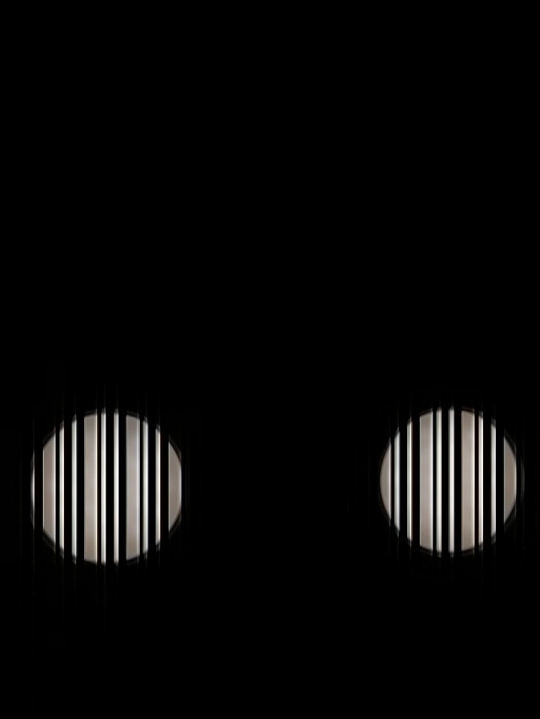
#> input picture ban_on_dinh/1. doc pixel/40cm_test1_2Led.jpeg, 1080 x 1437 px, given in place of the camera (shown at 1/2 size)
$ python ex1_3_otm_voi_2.py
#> lines starting #> are read from the running program, lines starting #| are printed output that depends on the picture; after the words box and inside, x2 and y2 are one past the last pixel; in counts of white or black regions, pixels touching at a corner belong together
### ban_on_dinh/ham_check_roi_tu_arr_6_5.py
import numpy as np
def check_roi_tu_arr(str_x, Y, top, bot):
    j = 1
    k = 0
    str_out1 = np.zeros((50, 4), dtype = int)
    str_out2 = np.zeros((50, 4), dtype = int)
    str_out3 = np.zeros((50, 4), dtype = int)
    str_out4 = np.zeros((50, 4), dtype = int)

    str_out5 = np.zeros((50, 4), dtype = int)
    str_out6 = np.zeros((50, 4), dtype = int)
    str_out7 = np.zeros((50, 4), dtype = int)
    str_out8 = np.zeros((50, 4), dtype = int)

    n = len(str_x)

    max1 = str_x[0]
    min1 = str_x[0]

    str_out1[0][0] = str_x[0]
    str_out1[0][1] = Y[0]
    str_out1[0][2] = top[0]
    str_out1[0][3] = bot[0]

    for i in range(1,n):
        if abs(str_x[i] - max1) <= 0.2 * max1 or abs(str_x[i] - min1) <= 0.2 * min1:
            str_out1[j][0] = str_x[i]
            str_out1[j][1] = Y[i]
            str_out1[j][2] = top[i]
            str_out1[j][3] = bot[i]
            j = j + 1;

            if str_x[i] > max1:
                max1 = str_x[i]
            if str_x[i] < min1:
                min1 = str_x[i]

        else:
            str_out2[k][0] = str_x[i]
            str_out2[k][1] = Y[i]
            str_out2[k][2] = top[i]
            str_out2[k][3] = bot[i]
            k = k + 1

    max2 = str_out2[0][0]
    min2 = str_out2[0][0]
    str_out3[0][0] = str_out2[0][0]
    str_out3[0][1] = str_out2[0][1]
    str_out3[0][2] = str_out2[0][2]
    str_out3[0][3] = str_out2[0][3]

    j2 = 1
    k2 = 0

    for i2 in range(1, np.size(str_out2,0)):
        if abs(str_out2[i2][0] - max2) <= 0.2 * max2 or abs(str_out2[i2][0] - min2) <= 0.2 * min2:
            str_out3[j2][0] = str_out2[i2][0]
            str_out3[j2][1] = str_out2[i2][1]
            str_out3[j2][2] = str_out2[i2][2]
            str_out3[j2][3] = str_out2[i2][3]
            j2 = j2 + 1
            if str_out2[i2][0] > max2:
                max2 = str_out2[i2][0]
            if str_out2[i2][0] < min2:
                min2 = str_out2[i2][0]
        else:
            str_out4[k2][0] = str_out2[i2][0]
            str_out4[k2][1] = str_out2[i2][1]
            str_out4[k2][2] = str_out2[i2][2]
            str_out4[k2][3] = str_out2[i2][3]
            k2 = k2 + 1

    max3 = str_out4[0][0]
    min3 = str_out4[0][0]
    str_out5[0][0] = str_out4[0][0]
    str_out5[0][1] = str_out4[0][1]
    str_out5[0][2] = str_out4[0][2]
    str_out5[0][3] = str_out4[0][3]

    j3 = 1
    k3 = 0

    for i3 in range(1, np.size(str_out4,0)):
        if abs(str_out4[i3][0] - max3) <= 0.2 * max3 or abs(str_out4[i3][0] - min3) <= 0.2 * min3:
            str_out5[j3][0] = str_out4[i3][0]
            str_out5[j3][1] = str_out4[i3][1]
            str_out5[j3][2] = str_out4[i3][2]
            str_out5[j3][3] = str_out4[i3][3]
            j3 = j3 + 1
            if str_out4[i3][0] > max3:
                max3 = str_out4[i3][0]
            if str_out4[i3][0] < min3:
                min3 = str_out4[i3][0]
        else:
            str_out6[k3][0] = str_out4[i3][0]
            str_out6[k3][1] = str_out4[i3][1]
            str_out6[k3][2] = str_out4[i3][2]
            str_out6[k3][3] = str_out4[i3][3]
            k3 = k3 + 1

    max4 = str_out6[0][0]
    min4 = str_out6[0][0]
    str_out7[0][0] = str_out6[0][0]
    str_out7[0][1] = str_out6[0][1]
    str_out7[0][2] = str_out6[0][2]
    str_out7[0][3] = str_out6[0][3]

    j4 = 1
    k4 = 0

    for i4 in range(1, np.size(str_out6,0)):
        if abs(str_out6[i4][0] - max4) <= 0.2 * max4 or abs(str_out6[i4][0] - min4) <= 0.2 * min4:
            str_out7[j4][0] = str_out6[i4][0]
            str_out7[j4][1] = str_out6[i4][1]
            str_out7[j4][2] = str_out6[i4][2]
            str_out7[j4][3] = str_out6[i4][3]
            j4 = j4 + 1
            if str_out6[i4][0] > max4:
                max4 = str_out6[i4][0]
            if str_out6[i4][0] < min4:
                min4 = str_out6[i4][0]
        else:
            str_out8[k4][0] = str_out6[i4][0]
            str_out8[k4][1] = str_out6[i4][1]
            str_out8[k4][2] = str_out6[i4][2]
            str_out8[k4][3] = str_out6[i4][3]
            k4 = k4 + 1


    in1 = str_out1
    in2 = str_out3
    in3 = str_out5
    in4 = str_out7
    str_ = np.zeros(4, dtype = int)
    str_2 = np.zeros(4, dtype = int)
    str_outout1 = np.zeros(4, dtype = int)
    str_outout2 = np.zeros(4, dtype = int)


    n = 50
    i1 = i2 = i3 = i4 = 0
    j1 = j2 = j3 = j4 = 0
    tg = 0
    a = b = c = 0
    max1 = max2 = max3 = max4 = 0
    x_top = x_bot = 0
    x_top2 = x_bot2 = 0
    min1 = min2 = min3 = min4 = 0


    for i1 in range(0, 50):
        if in1[i1][0] != 0 and in1[i1][1] != 0:
            j1 = j1 + 1
        if in2[i1][0] != 0 and in2[i1][1] != 0:
            j2 = j2 + 1
        if in3[i1][0] != 0 and in3[i1][1] != 0:
            j3 = j3 + 1
        if in4[i1][0] != 0 and in4[i1][1] != 0:
            j4 = j4 + 1
    str_[0] = j1;
    str_[1] = j2;
    str_[2] = j3;
    str_[3] = j4;

    for a in range(0, 3):
        for b in range(a+1, 4):
            if str_[a] < str_[b]:
                tg = str_[a]
                str_[a] = str_[b]
                str_[b] = tg

    # truong hop co 1 den
    if str_[0] == j1:
        max1 = 0
        min1 = in1[0][3]
        for i2 in range(0, j1):
            if in1[i2][2] > max1:
                max1 = in1[i2][2]
                x_top = in1[i2][0]
            if in1[i2][3] <= min1:
                min1 = in1[i2][3]
                x_bot = in1[i2][0]
        str_outout1[0] = (x_top + x_bot)/2
        str_outout1[1] = min1
        str_outout1[2] = (x_top + x_bot)/2
        str_outout1[3] = max1

    if str_[0] == j2:
        max1 = 0
        min1 = in2[0][3]
        for i2 in range(0, j2):
            if in2[i2][2] > max1:
                max1 = in2[i2][2]
                x_top = in2[i2][0]
            if in2[i2][3] <= min1:
                min1 = in2[i2][3]
                x_bot = in2[i2][0]
        str_outout1[0] = (x_top + x_bot)/2
        str_outout1[1] = min1
        str_outout1[2] = (x_top + x_bot)/2
        str_outout1[3] = max1

    if str_[0] == j3:
        max1 = 0
        min1 = in3[0][3]
        for i2 in range(0, j3):
            if in3[i2][2] > max1:
                max1 = in3[i2][2]
                x_top = in3[i2][0]
            if in3[i2][3] <= min1:
                min1 = in3[i2][3]
                x_bot = in3[i2][0]
        str_outout1[0] = (x_top + x_bot)/2
        str_outout1[1] = min1
        str_outout1[2] = (x_top + x_bot)/2
        str_outout1[3] = max1

    if str_[0] == j4:
        max1 = 0
        min1 = in4[0][3]
        for i2 in range(0, j4):
            if in4[i2][2] > max1:
                max1 = in4[i2][2]
                x_top = in4[i2][0]
            if in4[i2][3] <= min1:
                min1 = in4[i2][3]
                x_bot = in4[i2][0]
        str_outout1[0] = (x_top + x_bot)/2
        str_outout1[1] = min1
        str_outout1[2] = (x_top + x_bot)/2
        str_outout1[3] = max1

    # truong hop co den so 2
    if str_[1] == j1:
        max2 = 0
        min2 = in1[0][3]
        for i3 in range(0, j1):
            if in1[i3][2] > max2:
                max2 = in1[i3][2]
                x_top2 = in1[i3][0]
            if in1[i3][3] <= min2:
                min2 = in1[i3][3]
                x_bot2 = in1[i3][0]
        str_outout2[0] = (x_top2 + x_bot2)/2
        str_outout2[1] = min2
        str_outout2[2] = (x_top2 + x_bot2)/2
        str_outout2[3] = max2

    if str_[1] == j2:
        max2 = 0
        min2 = in2[0][3]
        for i3 in range(0, j2):
            if in2[i3][2] > max2:
                max2 = in2[i3][2]
                x_top2 = in2[i3][0]
            if in2[i3][3] <= min2:
                min2 = in2[i3][3]
                x_bot2 = in2[i3][0]
        str_outout2[0] = (x_top2 + x_bot2)/2
        str_outout2[1] = min2
        str_outout2[2] = (x_top2 + x_bot2)/2
        str_outout2[3] = max2

    if str_[1] == j3:
        max2 = 0
        min2 = in3[0][3]
        for i3 in range(0, j3):
            if in3[i3][2] > max2:
                max2 = in3[i3][2]
                x_top2 = in3[i3][0]
            if in3[i3][3] <= min2:
                min2 = in3[i3][3]
                x_bot2 = in3[i3][0]
        str_outout2[0] = (x_top2 + x_bot2)/2
        str_outout2[1] = min2
        str_outout2[2] = (x_top2 + x_bot2)/2
        str_outout2[3] = max2

    if str_[1] == j4:
        max2 = 0
        min2 = in4[0][3]
        for i3 in range(0, j2):
            if in4[i3][2] > max2:
                max2 = in4[i3][2]
                x_top2 = in4[i3][0]
            if in4[i3][3] <= min2:
                min2 = in4[i3][3]
                x_bot2 = in4[i3][0]
        str_outout2[0] = (x_top2 + x_bot2)/2
        str_outout2[1] = min2
        str_outout2[2] = (x_top2 + x_bot2)/2
        str_outout2[3] = max2

    return str_outout1, str_outout2

#------------------------------------------------------------------------------------
# xóa comment - phần thừa_ ok
# đầu vào ra: vào: str_x, Y, top , bot, ok ra: str_outout1,str_outout2: ok sắp xếp lại ok + xóa 'print' thừa ok
# comment import, viết def ok +return ok
# xóa thừa trước def trừ import ok, xóa print out thừa ok

### ban_on_dinh/ham_ve_roi_4.py
import numpy as np
import cv2
def ve_roi(img, text, array, x):
    x1 = array[0]
    x2 = array[1]
    x3 = array[2]
    x4 = array[3]

    y1 = 0
    y2 = x4

    if x3 + 10 > x:
        y1 = x3 - 15
    else:
        y1 = 5 + x3

    img = cv2.line(img,(x1,x2),(x3,x4),(0,0,255),1,cv2.LINE_AA)

    font = cv2.FONT_HERSHEY_SIMPLEX
    img = cv2.putText(img, text, (y1,y2), font, 1.5, (0,0,255),2,cv2.LINE_AA)
    return img

#----------------------------------------------------------
# xóa comment - phần thừa_ ok
# đầu vào ra: vào: ảnh, text, array, x ok ra: ảnh ra: ok sắp xếp lại ok + xóa 'print' thừa ok
# comment import, viết def ok +return ok
# xóa thừa trước def trừ import ok, sau return ok , xóa print out thừa ok

### ban_on_dinh/ham_xu_ly_anh_xam.py
import numpy as np
import cv2
import matplotlib.pyplot as plt

def xu_ly_anh(img, array, Npixel):
    x1 = array[0] #ok fix 480
    y1 = array[1]
    x2 = array[2]
    y2 = array[3]

    i=0
    Pixels_Line = [] # sua duoc loi pixel line la bien public

# [11 lines of commented-out code are left out]


    if y2 - y1 <0:
        Pixels_Line = np.zeros((y1-y2+1),dtype = int)
        for y in range(y1, y2-1,-1):
            Pixels_Line[i] = img[y,x1]
            i = i + 1

    if y2 - y1 >0:
        Pixels_Line = np.zeros((y2-y1+1),dtype = int)
        for y in range(y1, y2+1,+1):
            Pixels_Line[i] = img[y,x1] # sua dung pixel 480 and 50
            i = i + 1


    N = len(Pixels_Line)
    # [5 lines of commented-out code are left out]

    array_final = np.zeros(abs(y2-y1)+30, dtype = int)
    i = j = k = 0
    for k in range(0, N):
        array_final[k] = -1
    for i in range(0, N):
        if i%Npixel == 0:
            array_final[j] = Pixels_Line[i]
            j = j + 1
    # npixel_final = int(N/Npixel + 1)
    # return N, Pixels_Line, array_final, N, Mang_input_waveform, x_list
    return N, Pixels_Line, array_final, N

#-------------------------------------------------------------------
# xóa comment - phần thừa_ ok
# đầu vào ra: vào: ảnh vào, array, Npixel ok ra: kich thuoc cua line, line profile, array out, size(s), input wave form, x_list: ok sắp xếp lại ok + xóa 'print' thừa ok
# comment import, viết def ok +return ok
# xóa thừa trước def trừ import ok, xóa print out thừa ok

### ban_on_dinh/ex1_3_otm_voi_2.py
# import the opencv library
import cv2
import ham_check_roi_tu_arr_6_5 as hc
import ham_ve_roi_4 as hvr
import numpy as np
import matplotlib.pyplot as plt
from scipy.optimize import curve_fit
import ham_xu_ly_anh_xam as hxla
import ham_xu_ly_y_4 as xly


vid = cv2.VideoCapture(0)
vid.set(cv2.CAP_PROP_EXPOSURE, -14)
array2 = [[0]]
aa = 0

while(True):


    ret, img = vid.read()
#> img is the input picture: shape (1437, 1080, 3); mean B, G, R 7.8, 8.2, 8.5
    frame = cv2.cvtColor(img, cv2.COLOR_BGR2GRAY) #
#    cv2.imshow("Frame", img) # raw


#    height = frame.shape[0]
    width = frame.shape[1]
#     print("height, width", height, width)

    ret, frame0 = cv2.threshold(frame, 230, 255, cv2.THRESH_BINARY)
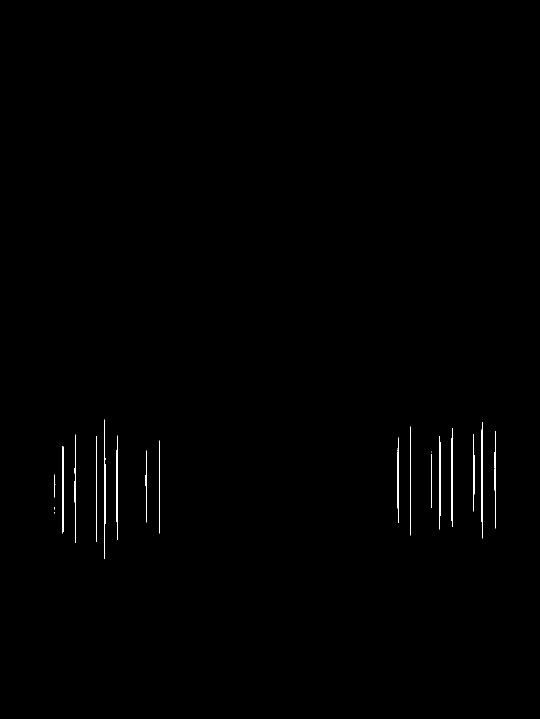
#> frame0: shape (1437, 1080) (shown at 1/2 size); 0.37% white in thin lines or dots, all inside (x1, y1, x2, y2) = (109, 839, 991, 1118)
    contours, hierarchy = cv2.findContours(frame0, cv2.RETR_TREE, cv2.CHAIN_APPROX_SIMPLE)
#> contours = 19 contours, 5 with area under 20; largest, box (x1, y1, x2, y2) and area: (963, 844, 966, 1077) 348, (233, 871, 236, 1080) 346, (208, 839, 211, 1118) 321, (878, 872, 881, 1059) 294, (192, 872, 194, 1084) 203

    print("len contours: ", len(contours))
#| len contours:  19
    if len(contours) > 0 and len(contours)<=40:
        contours = contours
    if len(contours) > 40 and len(contours)<100:
        contours = contours[0:len(contours):2]
    if len(contours) >= 100 and len(contours)<150:
        contours = contours[0:len(contours):3]
    if len(contours) >= 150 and len(contours)<200:
        contours = contours[0:len(contours):4]
    if len(contours) >= 200 and len(contours)<300:
        contours = contours[0:len(contours):7]
    if len(contours) >= 300 and len(contours)<500:
        contours = contours[0:len(contours):10]
    if len(contours) >= 500 and len(contours) < 700:
            contours = contours[0:len(contours):15]
    if len(contours) >= 700 and len(contours) < 1000:
        contours = contours[0:len(contours):25]
    if len(contours) >= 1000 and len(contours) < 1300:
        contours = contours[0:len(contours):30]
    # print("lennnnnnn6",len(contours))
    if len(contours) >= 1300 and len(contours) < 1800:
        contours = contours[0:len(contours):40]
    if len(contours) == 0 or len(contours) > 10000:
            print("contour over")

    mass_centres_x = []
    mass_centres_y = []
    top = []
    bot = []

    for i in range(0, len(contours)):
        M = cv2.moments(contours[i], 0)
        if M["m00"] != 0:
            mass_centres_x.append(int(M['m10']/M['m00']))
            mass_centres_y.append(int(M['m01']/M['m00']))
        else:
            mass_centres_x.append(int(0))
            mass_centres_y.append(int(0))
#> this loop made 19 passes
#> after the loop, mass_centres_x = [0, 0, 109, 0, 0, 292, 125, 318, 795, 879, 192, 234, 150, 946, 989, 903, 820, 963, 208]; mass_centres_y = [0, 0, 968, 0, 0, 968, 978, 970, 957, 957, 976, 973, 981, 951, 942, 958, 957, 951, 982]

    for i in range(0, len(contours)):
        x,y,w,h = cv2.boundingRect(contours[i])
        cv2.rectangle(frame0,(x,y),(x+w,y+h),(255,0,0),2)
        top.append(int(y))
        bot.append(int(y+h))
#> this loop made 19 passes
#> (x, y, w, h) on passes 1 to 8: (109, 1024, 1, 3), (109, 1014, 1, 5), (109, 949, 2, 46), (863, 908, 1, 108), (863, 903, 1, 2), (291, 901, 3, 144), (125, 892, 2, 175), (318, 881, 2, 186)
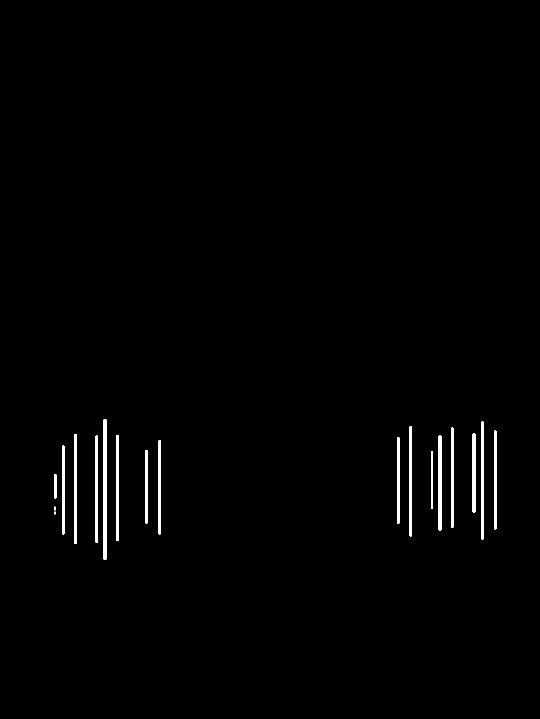
#> frame0: shape (1437, 1080) (shown at 1/2 size); 1% white; 18 white regions, largest, box (x1, y1, x2, y2) and area: (207, 838, 213, 1120) 1688, (962, 843, 968, 1079) 1412, (148, 868, 154, 1088) 1316
#> after the loop, bot = [1027, 1019, 995, 1016, 905, 1045, 1067, 1067, 1046, 1059, 1084, 1080, 1086, 1023, 1057, 1054, 1071, 1077, 1118]; top = [1024, 1014, 949, 908, 903, 901, 892, 881, 875, 872, 872, 871, 869, 868, 862, 856, 853, 844, 839]
    if len(contours) == 0 or len(contours) > 50:
        pass
    else:
        if len(mass_centres_x) == 0:
           mass_centres_x = np.zeros(5, dtype=int)
        if len(mass_centres_y) == 0:
           mass_centres_y = np.zeros(5, dtype=int)
        if len(top) == 0:
           top = np.zeros(5, dtype=int)
        if len(bot) == 0:
           bot = np.zeros(5, dtype=int)

        a, b = hc.check_roi_tu_arr(mass_centres_x, mass_centres_y, top, bot)
#> in check_roi_tu_arr, `n = len(str_x)`: n = 19
#> in check_roi_tu_arr, `max1 = str_x[0]`: max1 = 0
#> after the loop in check_roi_tu_arr, `for i in range(1,n):`: j = 4; k = 15; max1 = 0; str_out1 = 50 rows, first 6: [0, 0, 1024, 1027], [0, 0, 1014, 1019], [0, 0, 908, 1016], [0, 0, 903, 905], [0, 0, 0, 0], [0, 0, 0, 0]; str_out2 = 50 rows, first 6: [109, 968, 949, 995], [292, 968, 901, 1045], [125, 978, 892, 1067], [318, 970, 881, 1067], [795, 957, 875, 1046], [879, 957, 872, 1059]
#> in check_roi_tu_arr, `max2 = str_out2[0][0]`: max2 = 109
#> the loop in check_roi_tu_arr, `for i2 in range(1, np.size(str_out2,0)):` made 49 passes
#> max2 on passes 2, 8: 125, 150
#> after the loop in check_roi_tu_arr, `for i2 in range(1, np.size(str_out2,0)):`: j2 = 3; k2 = 47; max2 = 150; min2 = 109; str_out3 = 50 rows, first 6: [109, 968, 949, 995], [125, 978, 892, 1067], [150, 981, 869, 1086], [0, 0, 0, 0], [0, 0, 0, 0], [0, 0, 0, 0]; str_out4 = 50 rows, first 6: [292, 968, 901, 1045], [318, 970, 881, 1067], [795, 957, 875, 1046], [879, 957, 872, 1059], [192, 976, 872, 1084], [234, 973, 871, 1080]
#> in check_roi_tu_arr, `max3 = str_out4[0][0]`: max3 = 292
#> the loop in check_roi_tu_arr, `for i3 in range(1, np.size(str_out4,0)):` made 49 passes
#> min3 on passes 5, 11: 234, 208
#> after the loop in check_roi_tu_arr, `for i3 in range(1, np.size(str_out4,0)):`: j3 = 4; k3 = 46; max3 = 318; min3 = 208; str_out5 = 50 rows, first 6: [292, 968, 901, 1045], [318, 970, 881, 1067], [234, 973, 871, 1080], [208, 982, 839, 1118], [0, 0, 0, 0], [0, 0, 0, 0]; str_out6 = 50 rows, first 6: [795, 957, 875, 1046], [879, 957, 872, 1059], [192, 976, 872, 1084], [946, 951, 868, 1023], [989, 942, 862, 1057], [903, 958, 856, 1054]
#> in check_roi_tu_arr, `max4 = str_out6[0][0]`: max4 = 795
#> the loop in check_roi_tu_arr, `for i4 in range(1, np.size(str_out6,0)):` made 49 passes
#> max4 on passes 1, 3, 4: 879, 946, 989
#> after the loop in check_roi_tu_arr, `for i4 in range(1, np.size(str_out6,0)):`: j4 = 7; k4 = 43; max4 = 989; min4 = 795; str_out7 = 50 rows, first 6: [795, 957, 875, 1046], [879, 957, 872, 1059], [946, 951, 868, 1023], [989, 942, 862, 1057], [903, 958, 856, 1054], [820, 957, 853, 1071]; str_out8 = 50 rows, first 6: [192, 976, 872, 1084], [0, 0, 0, 0], [0, 0, 0, 0], [0, 0, 0, 0], [0, 0, 0, 0], [0, 0, 0, 0]
#> in check_roi_tu_arr, `in1 = str_out1`: in1 has the same summary as str_out1
#> in check_roi_tu_arr, `in2 = str_out3`: in2 has the same summary as str_out3
#> in check_roi_tu_arr, `in3 = str_out5`: in3 has the same summary as str_out5
#> in check_roi_tu_arr, `in4 = str_out7`: in4 has the same summary as str_out7
#> after the loop in check_roi_tu_arr, `for i1 in range(0, 50):`: j1 = 0; j2 = 3; j3 = 4; j4 = 7
#> in check_roi_tu_arr, `min1 = in4[0][3]`: min1 = 1046
#> the loop in check_roi_tu_arr, `for i2 in range(0, j4):` made 7 passes
#> (max1, x_top, min1, x_bot) on pass 1: (875, 795, 1046, 795)
#> after the loop in check_roi_tu_arr, `for i2 in range(0, j4):`: max1 = 875; min1 = 1023; x_bot = 946; x_top = 795
#> in check_roi_tu_arr, `min2 = in3[0][3]`: min2 = 1045
#> the loop in check_roi_tu_arr, `for i3 in range(0, j3):` made 4 passes
#> (max2, x_top2, min2, x_bot2) on pass 1: (901, 292, 1045, 292)
#> after the loop in check_roi_tu_arr, `for i3 in range(0, j3):`: max2 = 901; min2 = 1045; x_bot2 = 292
#> a = [870, 1023, 870, 875]; b = [292, 1045, 292, 901]
        if a[0] == a[1] == a[2] == a[3] ==0 or abs(a[1]-a[3]>=480) or a[1] == 480 or a[3] == 480:
            a = [0,0,0,103]
        if b[0] == b[1] == b[2] == b[3] ==0 or abs(b[1]-b[3]>=480) or b[1] == 480 or b[3] == 480:
            b = [0,0,0,103]
#        print("roi1,roi2", a,b)

        text1 = 'RoI1'
        text2 = 'RoI2'
        x = width
        frame2 = hvr.ve_roi(img, text1, a, x)
#> in ve_roi, `x1 = array[0]`: x1 = 870
#> in ve_roi, `x2 = array[1]`: x2 = 1023
#> in ve_roi, `x3 = array[2]`: x3 = 870
#> in ve_roi, `x4 = array[3]`: x4 = 875
#> in ve_roi, `font = cv2.FONT_HERSHEY_SIMPLEX`: font = 0
        frame2 = hvr.ve_roi(img, text2, b, x)
#> call 2 of ve_roi, with text = 'RoI2', array = array of shape (4,), x = 1080
#> in ve_roi (call 2), `x1 = array[0]`: x1 = 292
#> in ve_roi (call 2), `x2 = array[1]`: x2 = 1045
#> in ve_roi (call 2), `x3 = array[2]`: x3 = 292
#> in ve_roi (call 2), `x4 = array[3]`: x4 = 901
#> in ve_roi (call 2), `y1 = 5 + x3`: y1 = 297
#> in ve_roi (call 2), `img = cv2.putText(img, text, (y1,y2), font, 1.5, (0,0,255),2,cv2.LINE_..`:
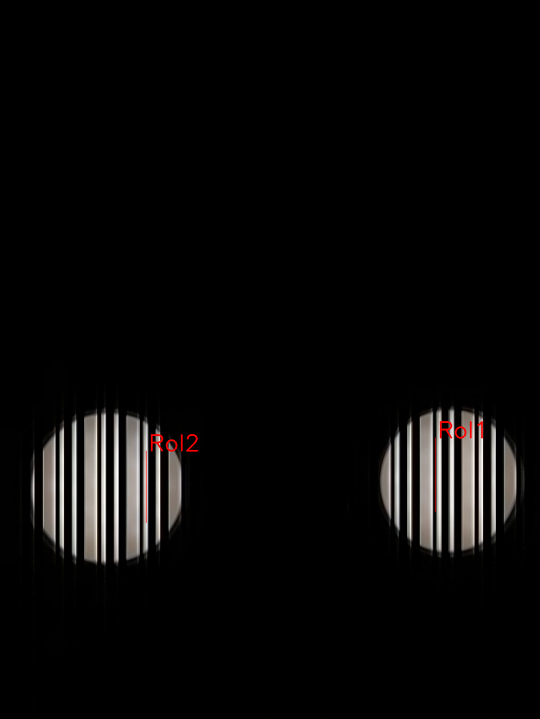
#> img: shape (1437, 1080, 3) (shown at 1/2 size); mean B, G, R 7.7, 8.1, 8.7

        cv2.imshow("Frame", frame2)
#-----------------------------------------------------------------------------
        Npixel = 4

        array = a
#> array = [870, 1023, 870, 875]
        array_0 = b
#> array_0 = [292, 1045, 292, 901]

        a0,b0,c0,d0,e0,f0 = hxla.xu_ly_anh(frame, array, Npixel)
#> in xu_ly_anh, `x1 = array[0]`: x1 = 870
#> in xu_ly_anh, `y1 = array[1]`: y1 = 1023
#> in xu_ly_anh, `x2 = array[2]`: x2 = 870
#> in xu_ly_anh, `y2 = array[3]`: y2 = 875
#> after the loop in xu_ly_anh, `for y in range(y1, y2-1,-1):`: Pixels_Line = 149 values, max 1 at index 23, min 0 at index 0, mean 0.49; i = 149
#> after the loop in xu_ly_anh, `for i in range(0, N):`: array_final = 178 values, max 1 at index 6, min -1 at index 38, mean -0.522; j = 38
#> (the run stopped early here; a loop or call above may not have finished)
